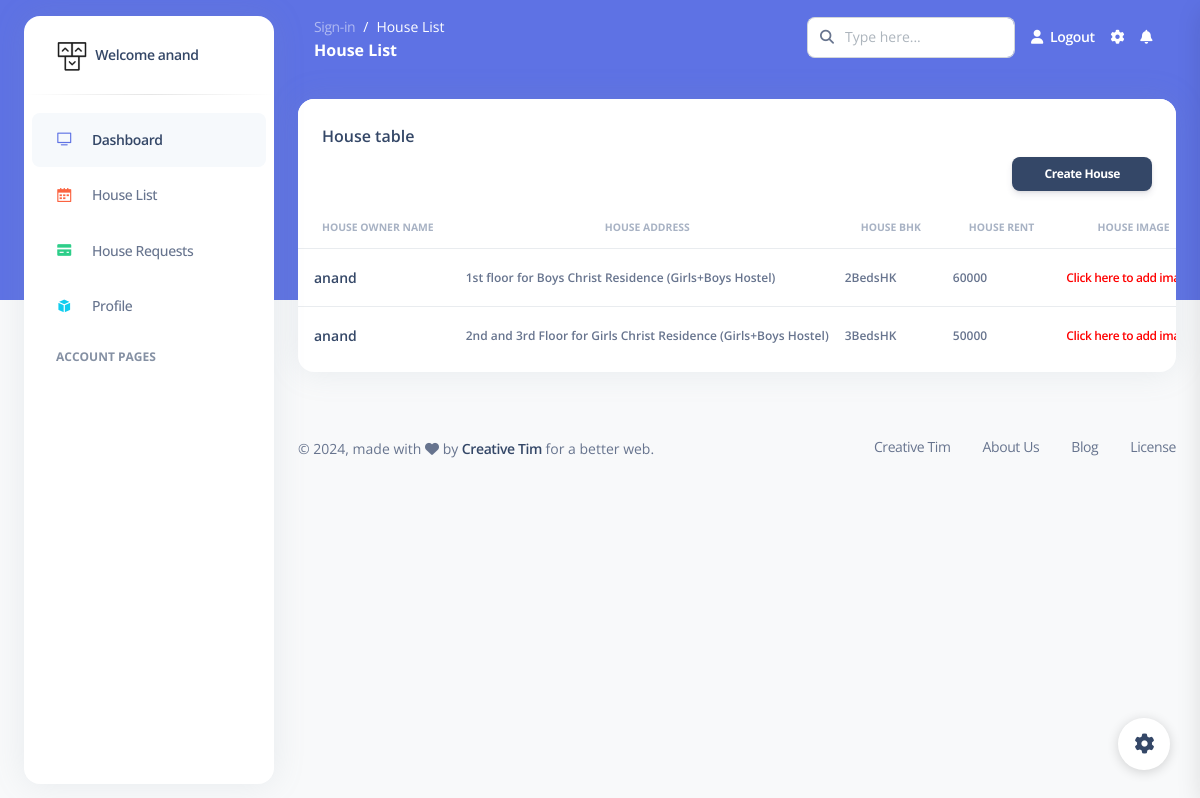
/cadmin/house_list/3 (signed in), run on the app's committed database.
### cadmin/models.py (models this page shows)
class House(models.Model):
    hs_owner = models.ForeignKey(User, on_delete=models.CASCADE, default=1)
    street = models.ForeignKey(Streets, on_delete=models.CASCADE)
    current_user = models.ForeignKey(User, on_delete=models.CASCADE, null=True, blank=True, related_name="current_user")
    hs_number = models.CharField(max_length=50, default="Not specified")
    hs_city = models.CharField(max_length=50, default="Lavasa")
    hs_state = models.CharField(max_length=50, default="Maharastra")
    hs_country = models.CharField(max_length=50, default="India")
    hs_pin = models.BigIntegerField(default="412112")
    hs_bhk = models.CharField(max_length=6, default="Not specified")
    hs_rent = models.BigIntegerField(default="0")
    hs_desc = models.TextField(default="Not specified")
    hs_image_1 = models.ImageField(upload_to="House_Images", null=True, blank=True)
    hs_image_2 = models.ImageField(upload_to="House_Images", null=True, blank=True)
    hs_status = models.BooleanField(default=True)

class Streets(models.Model):
    Street_name = models.CharField(max_length=100)
    Street_address = models.CharField(max_length=255)
    Street_status = models.BooleanField(default=True)
    Street_image = models.ImageField(upload_to="Streets")

### cadmin/views.py (the view)
# urls.py: path('house_list/<int:user_id>' , views.house_list , name = "house_list"),
@login_required(login_url='admin_login')
def house_list(request,user_id):
    house = House.objects.filter(hs_owner_id=user_id)
    page = "House List"
    return render(request, 'HouseOwner/House/house_list.html', {'page': page, 'house': house})

### templates/HouseOwner/House/house_list.html (shortened to what this page needs)
{% extends 'bases/housebase.html' %}
{% load static %}
{% block content %}
<div class="container-fluid py-4">
    <div class="row">
        <div class="col-12">
            <div class="card mb-4">
                <div class="card-header pb-0">
                    <h6>House table</h6>
                    <a href="{% url 'create_house' %}" target="_blank" style="float:right;" class="btn btn-dark btn-sm mb-3">Create House</a>
                </div>
                <div class="card-body px-0 pt-0 pb-2">
                    <div class="table-responsive p-0">
                        <table class="table align-items-center mb-0">
                            <thead>
                                <tr>
                                    <th class="text-uppercase text-secondary text-xxs font-weight-bolder opacity-7">
                                        House Owner Name</th>
                                    <th
                                        class="text-center text-uppercase text-secondary text-xxs font-weight-bolder opacity-7">
                                        House Address</th>
                                    <th
                                        class="text-center text-uppercase text-secondary text-xxs font-weight-bolder opacity-7">
                                        House BHK</th>
                                    <th
                                        class="text-center text-uppercase text-secondary text-xxs font-weight-bolder opacity-7">
                                        House Rent</th>
                                    <th
                                        class="text-center text-uppercase text-secondary text-xxs font-weight-bolder opacity-7">
                                        House Image</th>
                                </tr>
                            </thead>
                            <tbody>
                            {% if house %}
                                {% for i in house %}
                                <tr>
                                    <td>
                                        <div class="d-flex px-2 py-1">
                                            <div class="d-flex flex-column justify-content-center">
                                                <h6 class="mb-0 text-sm">{{i.hs_owner}}</h6>
                                            </div>
                                        </div>
                                    </td>
                                    <td>
                                        <p class="text-xs font-weight-bold mb-0">{{ i.hs_number }} {{ i.street.Street_name }}</p>
                                    </td>
                                <td>
                                        <p class="text-xs font-weight-bold mb-0">{{ i.hs_bhk }}</p>
                                    </td>
                                <td>
                                        <p class="text-xs font-weight-bold mb-0">{{ i.hs_rent }}</p>
                                    </td>
                                    <td class="align-middle text-center text-sm">
                                        {% if images %}
                                            {{ images }}
                                        {% else %}
                                            <p class="text-xs font-weight-bold mb-0"> <a style="color: #ff0000;" href="#">Click here to add images.</a></p>
                                        {% endif %}
                                    </td>
                                </tr>
                                {% endfor %}
                            {% else %}
                                <script>alert('No House to display!')</script>
                            {% endif %}
                            </tbody>
                        </table>
                    </div>
                </div>
            </div>
        </div>
    </div>
</div>
{% endblock content %}

### templates/bases/housebase.html (shortened to what this page needs)
{% load static %}
<!DOCTYPE html>
<html lang="en">
<head>
  <link href="{% static 'admin/css/nucleo-icons.css' %}" rel="stylesheet" />
  <link href="{% static 'admin/css/nucleo-svg.css' %}" rel="stylesheet" />
  <link href="{% static 'admin/css/nucleo-svg.css' %}" rel="stylesheet" />
  <link id="pagestyle" href="{% static 'admin/css/argon-dashboard.css' %}" rel="stylesheet" />
</head>
<body class="g-sidenav-show   bg-gray-100">
  <aside class="sidenav bg-white navbar navbar-vertical navbar-expand-xs border-0 border-radius-xl my-3 fixed-start ms-4 " id="sidenav-main">
    <div class="sidenav-header">
      <a class="navbar-brand m-0" href=" https://demos.creative-tim.com/argon-dashboard/pages/dashboard.html " target="_blank">
        <img src="{% static 'admin/img/logo-ct-dark.png' %}" class="navbar-brand-img h-100" alt="main_logo">
        <span class="ms-1 font-weight-bold">Welcome {{ request.user.username }}</span>
      </a>
    </div>
    <hr class="horizontal dark mt-0">
    <div class="collapse navbar-collapse  w-auto " id="sidenav-collapse-main">
      <ul class="navbar-nav">
        <li class="nav-item">
          <a class="nav-link active" href="/">
            <div class="icon icon-shape icon-sm border-radius-md text-center me-2 d-flex align-items-center justify-content-center">
              <i class="ni ni-tv-2 text-primary text-sm opacity-10"></i>
            </div>
            <span class="nav-link-text ms-1">Dashboard</span>
          </a>
        </li>
        <li class="nav-item">
          <a class="nav-link " href="{% url 'house_list' user_id=user.id %}">
            <div class="icon icon-shape icon-sm border-radius-md text-center me-2 d-flex align-items-center justify-content-center">
              <i class="ni ni-calendar-grid-58 text-warning text-sm opacity-10"></i>
            </div>
            <span class="nav-link-text ms-1">House List</span>
          </a>
        </li>
        <li class="nav-item">
          <a class="nav-link " href="{% url 'hw_house_request' %}">
            <div class="icon icon-shape icon-sm border-radius-md text-center me-2 d-flex align-items-center justify-content-center">
              <i class="ni ni-credit-card text-success text-sm opacity-10"></i>
            </div>
            <span class="nav-link-text ms-1">House Requests</span>
          </a>
        </li>
        <li class="nav-item">
          <a class="nav-link " href="{% url 'profile' staff_id=request.user.id  %}">
            <div class="icon icon-shape icon-sm border-radius-md text-center me-2 d-flex align-items-center justify-content-center">
              <i class="ni ni-app text-info text-sm opacity-10"></i>
            </div>
            <span class="nav-link-text ms-1">Profile</span>
          </a>
        </li>
        <li class="nav-item mt-3">
          <h6 class="ps-4 ms-2 text-uppercase text-xs font-weight-bolder opacity-6">Account pages</h6>
        </li>
      </ul>
    </div>
  </aside>
  <main class="main-content position-relative border-radius-lg ">
    <nav class="navbar navbar-main navbar-expand-lg px-0 mx-4 shadow-none border-radius-xl " id="navbarBlur" data-scroll="false">
      <div class="container-fluid py-1 px-3">
        <nav aria-label="breadcrumb">
          <ol class="breadcrumb bg-transparent mb-0 pb-0 pt-1 px-0 me-sm-6 me-5">
            <li class="breadcrumb-item text-sm"><a class="opacity-5 text-white" href="{% url 'admin_login' %}">Sign-in</a></li>
            <li class="breadcrumb-item text-sm text-white active" aria-current="page">{{page}}</li>
          </ol>
          <h6 class="font-weight-bolder text-white mb-0">{{page}}</h6>
        </nav>
        <div class="collapse navbar-collapse mt-sm-0 mt-2 me-md-0 me-sm-4" id="navbar">
          <div class="ms-md-auto pe-md-3 d-flex align-items-center">
            <div class="input-group">
              <span class="input-group-text text-body"><i class="fas fa-search" aria-hidden="true"></i></span>
              <input type="text" class="form-control" placeholder="Type here...">
            </div>
          </div>
          <ul class="navbar-nav  justify-content-end">
            <li class="nav-item d-flex align-items-center">
              <a href="{% url 'admin_logout' %}" class="nav-link text-white font-weight-bold px-0">
                <i class="fa fa-user me-sm-1"></i>
                <span class="d-sm-inline d-none">Logout</span>
              </a>
            </li>
            <li class="nav-item px-3 d-flex align-items-center">
              <a href="javascript:;" class="nav-link text-white p-0">
                <i class="fa fa-cog fixed-plugin-button-nav cursor-pointer"></i>
              </a>
            </li>
            <li class="nav-item dropdown pe-2 d-flex align-items-center">
              <a href="javascript:;" class="nav-link text-white p-0" id="dropdownMenuButton" data-bs-toggle="dropdown" aria-expanded="false">
                <i class="fa fa-bell cursor-pointer"></i>
              </a>
            </li>
          </ul>
        </div>
      </div>
    </nav>
    {% block content %}
    {% endblock content %}
    <footer class="footer pt-3  ">
        <div class="container-fluid">
          <div class="row align-items-center justify-content-lg-between">
            <div class="col-lg-6 mb-lg-0 mb-4">
              <div class="copyright text-center text-sm text-muted text-lg-start">
                © ,
                made with <i class="fa fa-heart"></i> by
                <a href="https://www.creative-tim.com" class="font-weight-bold" target="_blank">Creative Tim</a>
                for a better web.
              </div>
            </div>
            <div class="col-lg-6">
              <ul class="nav nav-footer justify-content-center justify-content-lg-end">
                <li class="nav-item">
                  <a href="https://www.creative-tim.com" class="nav-link text-muted" target="_blank">Creative Tim</a>
                </li>
                <li class="nav-item">
                  <a href="https://www.creative-tim.com/presentation" class="nav-link text-muted" target="_blank">About Us</a>
                </li>
                <li class="nav-item">
                  <a href="https://www.creative-tim.com/blog" class="nav-link text-muted" target="_blank">Blog</a>
                </li>
                <li class="nav-item">
                  <a href="https://www.creative-tim.com/license" class="nav-link pe-0 text-muted" target="_blank">License</a>
                </li>
              </ul>
            </div>
          </div>
        </div>
      </footer>
  </main>
  <div class="fixed-plugin">
    <a class="fixed-plugin-button text-dark position-fixed px-3 py-2">
      <i class="fa fa-cog py-2"> </i>
    </a>
  </div>
</body>
</html>

### static/css/nucleo-svg.css (style rules this page uses)
.icon { display: inline-block; color: #111111; height: 1em; width: 1em; }
.icon-sm { height: 0.8em; width: 0.8em; }
.icon { fill: currentColor; stroke: none; }

### data on the page
House: hs_owner "anand", hs_number "1st floor for Boys", street.Street_name "Christ Residence (Girls+Boys Hostel)", hs_bhk "2BedsHK", hs_rent "60000"
House: hs_owner "anand", hs_number "2nd and 3rd Floor for Girls", street.Street_name "Christ Residence (Girls+Boys Hostel)", hs_bhk "3BedsHK", hs_rent "50000"

### other printed values
{{ request.user.username }} "anand"
{{ page }} "House List"
